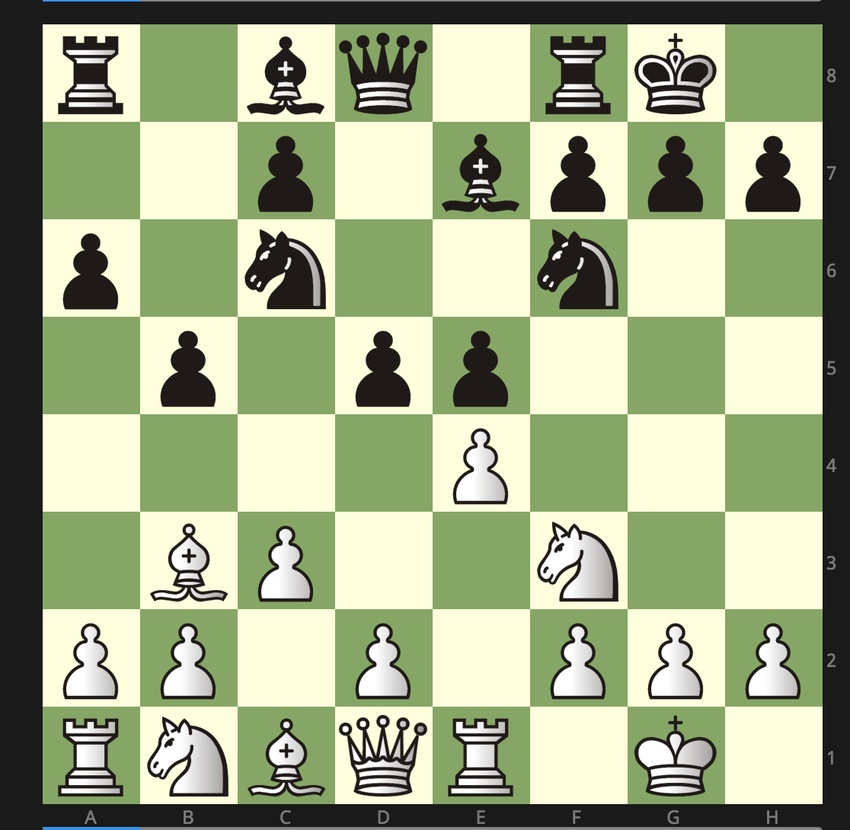
#> input picture data/positions/roy_lopez_marshall_attack.png, 850 x 830 px, shrunk from 1116 x 1090 before the run, found by its file name
$ python main.py   (older library calls are emulated)
#> lines starting #> are read from the running program, lines starting #| are printed output that depends on the picture
### lib/data.py
from scipy import misc

def load_position(position_name):
#> called with position_name = 'roy_lopez_marshall_attack.png'
  return misc.imread('data/positions/%s' % position_name)
#> returned value is the input picture: shape (830, 850, 4); mean R, G, B, A 158.9, 170, 134.6, 255

### lib/detect.py
from skimage.filters import threshold_otsu, sobel
from skimage.transform import hough_line, hough_line_peaks
from skimage.color import rgb2gray
from hough_line import HoughLine
import numpy as np

NUM_HOUGH_ANGLES = 180

def find_edges(image):
  greyscale = sobel(rgb2gray(image))
  threshold = threshold_otsu(greyscale)
  return greyscale >= threshold

def hough_peaks(image):
  c = find_edges(image)
  angles = np.arange(NUM_HOUGH_ANGLES) * np.pi / NUM_HOUGH_ANGLES
  hspace, angles, distances = hough_line(c, angles)
  return hough_line_peaks(hspace, angles, distances)

def find_candidate_lines(image):
  a, angles, dists = hough_peaks(image)
  return list(HoughLine(r, theta) for theta, r in zip(angles, dists))

### lib/chessboard.py
import itertools

class Chessboard:

  def __init__(self, lines):
    lines.sort()
    # This groups the lines into sets of lines that have the same angle
    sets = list(list(group) for k,group in itertools.groupby(lines))
    self._assign_line_sets(sets)

  def _assign_line_sets(self, sets):
    # TODO For now we assume that we only found two directions of lines
    self.horizontal_lines = sets[0]
    self.vertical_lines = sets[1]

  def all_intersections(self):
    line_pairs = itertools.product(self.horizontal_lines, self.vertical_lines)
    return list(pair[0].intersection_with(pair[1]) for pair in line_pairs)

### lib/plotting.py
import matplotlib.pyplot as plt
import numpy as np

LINE_OPTIONS=dict(linestyle='dashed', color='orange')

def imshow(ax, image):
  ax.imshow(image, interpolation='nearest', cmap=plt.cm.gray)
  ax.set_xlim((0, image.shape[1]))
  ax.set_ylim((image.shape[0], 0))
  ax.set_axis_off()

def plot_line(ax, line, image):
  if line.is_vertical():
    ax.axvline(x=line.distance, **LINE_OPTIONS)
  else:
    m = -(line.angle_cot())
    b = line._y_intercept()
    domain = np.linspace(0, image.shape[1])
    equation = lambda x: m*x + b
    ax.plot(domain, equation(domain), **LINE_OPTIONS)

def plot_lines(ax, lines, image):
  for line in lines:
    plot_line(ax, line, image)

def plot_point(ax, point):
  ax.plot(point[0], point[1], 'o', color='purple')

def plot_points(ax, points):
  x_coords = list(p[0] for p in points)
  y_coords = list(p[1] for p in points)
  ax.plot(x_coords, y_coords, 'o', color='purple')

### lib/hough_line.py
import numpy as np

class HoughLine:

  ANGLE_THRESHOLD = 1e-21

  def __init__(self, distance, angle):
    self.angle = angle
    self.distance = distance

  def __repr__(self):
    return '(%s, %s)' % (self.distance, self.angle * 180/np.pi)

  def __eq__(self, other):
    low_threshold = self.angle*(1 - self.ANGLE_THRESHOLD)
    high_threshold = self.angle*(1 + self.ANGLE_THRESHOLD)
    a = low_threshold <= other.angle <= high_threshold
    return a

  def __lt__(self, other):
    return self.angle < other.angle

  def _y_intercept(self):
    return self.distance*(self.angle_cos() * self.angle_cot() + self.angle_sin())

  def angle_sin(self):
    return np.sin(self.angle)

  def angle_cos(self):
    return np.cos(self.angle)

  def angle_cot(self):
    return 1/np.tan(self.angle)

  def is_vertical(self):
    return self.angle_sin() == 0.0

  def intersection_with(self, other):
    # If either of the lines are vertical, the equations are degenerate and require
    # a different solution.
    if self.is_vertical():
      y_coord = other._y_intercept() - (other.angle_cot() * self.distance)
      return (self.distance, y_coord)
    elif other.is_vertical():
      # We can swap the arguments to get to the code path of the first conditional
      return other.intersection_with(self)
    # Otherwise, we can just solve the matrix
    else:
      a = [[self.angle_cot(),1],[other.angle_cot(), 1]]
      b = [self._y_intercept(), other._y_intercept()]
      return np.linalg.solve(a,b)

### lib/main.py
from data import load_position
from detect import find_candidate_lines
from plotting import imshow, plot_points, plot_lines
from chessboard import Chessboard
import matplotlib.pyplot as plt
import skimage


position_name = 'roy_lopez_marshall_attack.png'
orig = skimage.transform.rotate(load_position(position_name), 0)

lines = find_candidate_lines(orig)
#> in find_edges, `greyscale = sobel(rgb2gray(image))`:
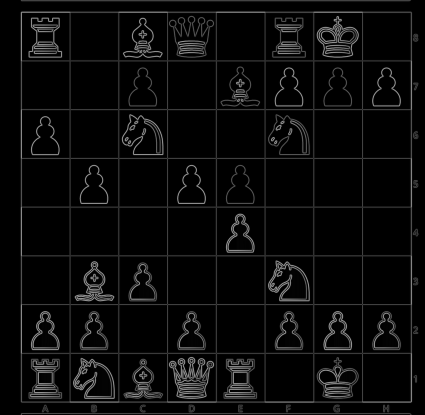
#> greyscale: shape (830, 850) float64 (shown at 1/2 size); min 0, max 0.703, mean 0.0439
#> in find_edges, `threshold = threshold_otsu(greyscale)`: threshold = 0.191
#> in find_edges, `return greyscale >= threshold`:
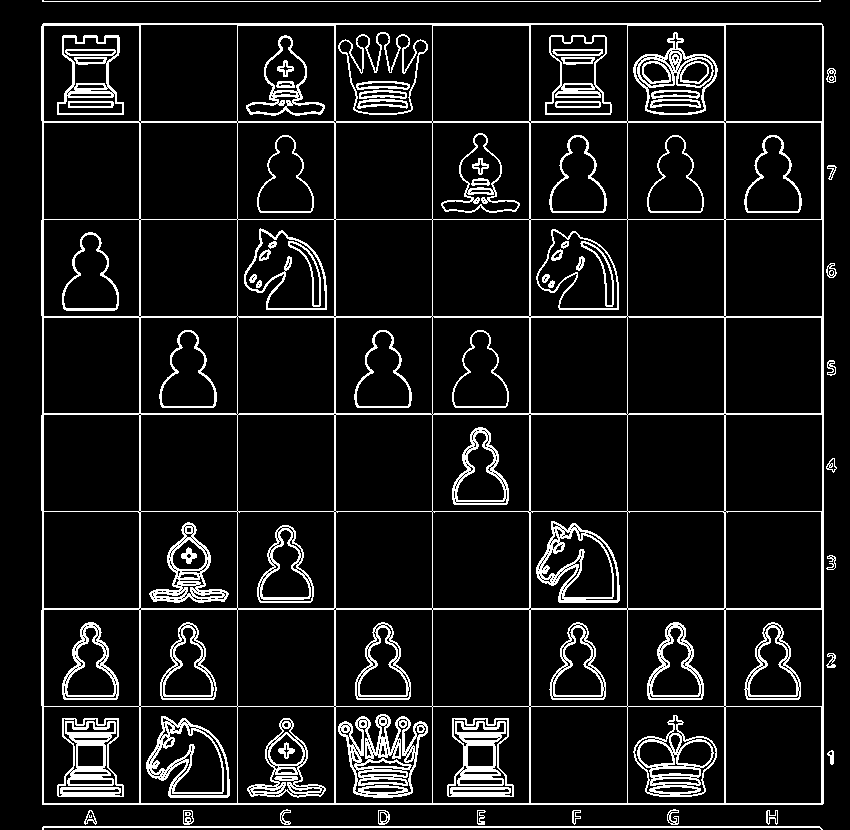
#> returned value: shape (830, 850) bool; 9.8% white in thin lines or dots
#> in hough_peaks, `hspace, angles, distances = hough_line(c, angles)`:
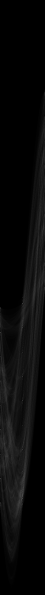
#> hspace: shape (2379, 180) uint64 (shown at 1/4 size); min 0, max 788, mean 29.1; drawn with min black and max white
#> in hough_peaks, `hspace, angles, distances = hough_line(c, angles)`: angles = 180 values from 0 to 3.12; distances = 2379 values from -1189 to 1189
#> in find_candidate_lines, `a, angles, dists = hough_peaks(image)`: a = 20 values, max 788 at index 0, min 771 at index 17, mean 777.3; angles = 20 values, max 1.57 at index 2, min 0 at index 0, mean 0.864; dists = 20 values, max 827 at index 4, min 1 at index 5, mean 421.9
#> lines = 20 items
chessboard = Chessboard(lines)
#> in __init__, `sets = list(list(group) for k,group in itertools.groupby(lines))`: sets = 2 items
#> in _assign_line_sets, `self.horizontal_lines = sets[0]`: self.horizontal_lines = 9 items
#> in _assign_line_sets, `self.vertical_lines = sets[1]`: self.vertical_lines = 11 items

fig, ax = plt.subplots()
imshow(ax, orig)
plot_lines(ax, lines, orig)
#> the loop in plot_lines, `for line in lines:` made 20 passes
#> b in plot_line on passes 10 to 17: 803, 24, 827, 1, 413, 317, 608, 122
plot_points(ax, chessboard.all_intersections())
#> in plot_points, `x_coords = list(p[0] for p in points)`: x_coords = 99 values, max 822 at index 11, min 43 at index 0, mean 431.9
#> in plot_points, `y_coords = list(p[1] for p in points)`: y_coords = 99 values, max 827 at index 2, min 1 at index 14, mean 413.7
plt.show()
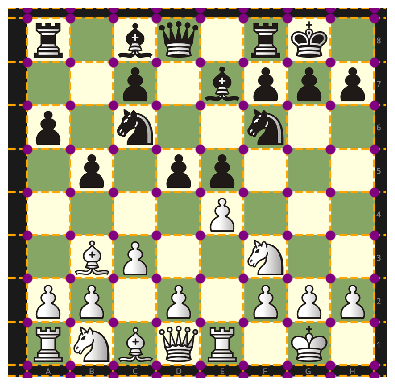
#> figure drawn by matplotlib, 1 panel

$ run again, with data/positions/conor_game_1.png copied over data/positions/roy_lopez_marshall_attack.png
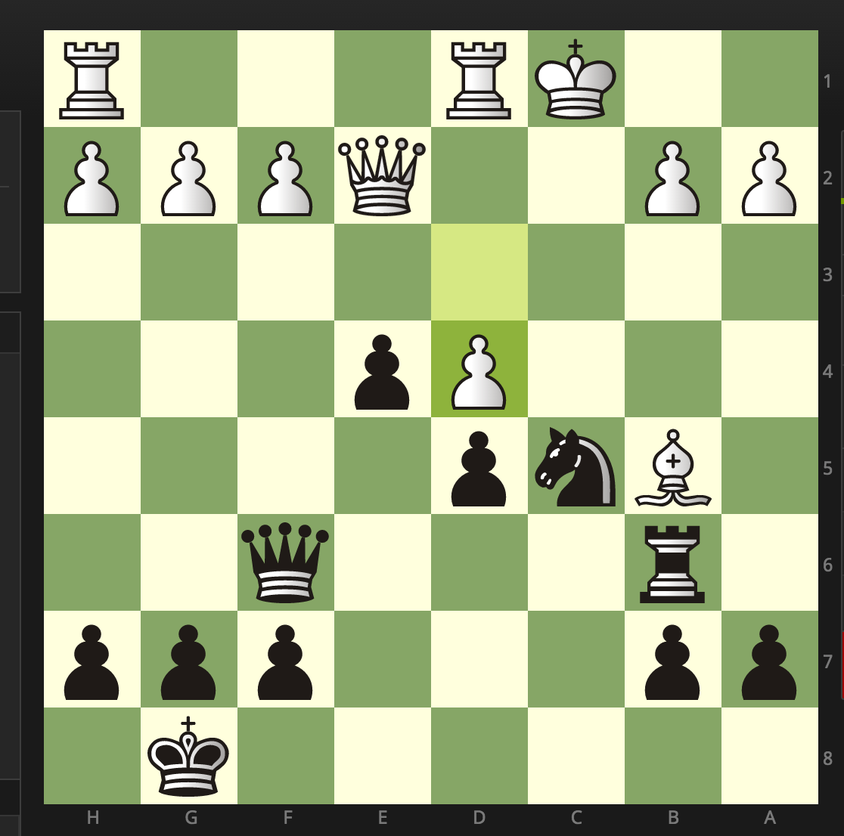
#> input picture data/positions/conor_game_1.png, 844 x 836 px, shrunk from 1116 x 1106 before the run, found by its file name
#> in load_position, returned value is the input picture: shape (836, 844, 4); mean R, G, B, A 160.2, 172.4, 133.9, 255
#> threshold = 0.194
#> in find_edges, `return greyscale >= threshold`:
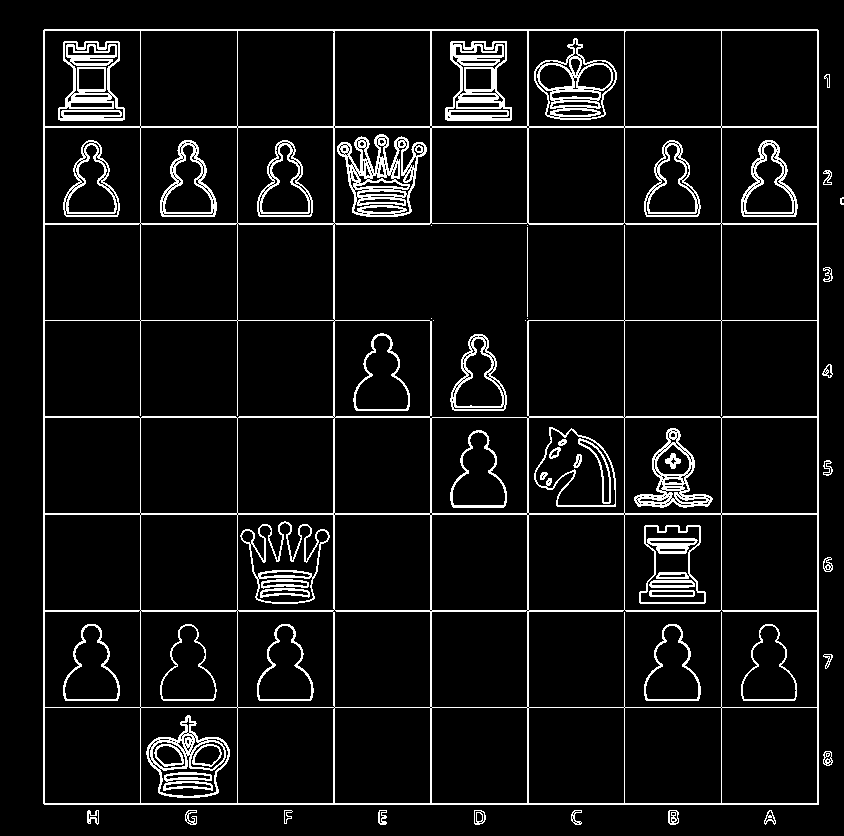
#> returned value: shape (836, 844) bool; 7.3% white in thin lines or dots
#> in hough_peaks, `hspace, angles, distances = hough_line(c, angles)`: angles = 180 values from 0 to 3.12; distances = 2377 values from -1188 to 1188
#> in find_candidate_lines, `a, angles, dists = hough_peaks(image)`: a = 18 values, max 776 at index 0, min 672 at index 17, mean 758.1; angles = 18 values, max 1.57 at index 1, min 0 at index 0, mean 0.785; dists = 18 values, max 817 at index 0, min 30 at index 3, mean 423.6
#> lines = 18 items
#> sets = 2 items
#> self.horizontal_lines = 9 items
#> the loop in plot_lines, `for line in lines:` made 18 passes
#> b in plot_line on passes 10 to 17: 803, 30, 223, 707, 610, 514, 417, 126
#> x_coords = 81 values, max 817 at index 0, min 44 at index 9, mean 430.6
#> y_coords = 81 values, max 803 at index 0, min 30 at index 1, mean 416.7
#> `plt.show()`:
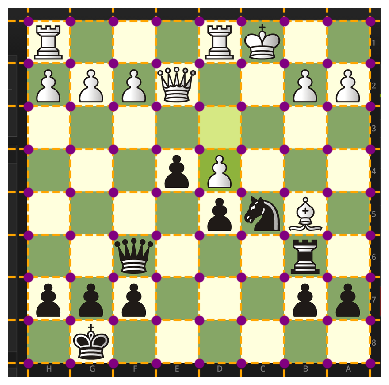
#> figure drawn by matplotlib, 1 panel

$ run again, with data/positions/exchange_french_rubinstein.png copied over data/positions/roy_lopez_marshall_attack.png
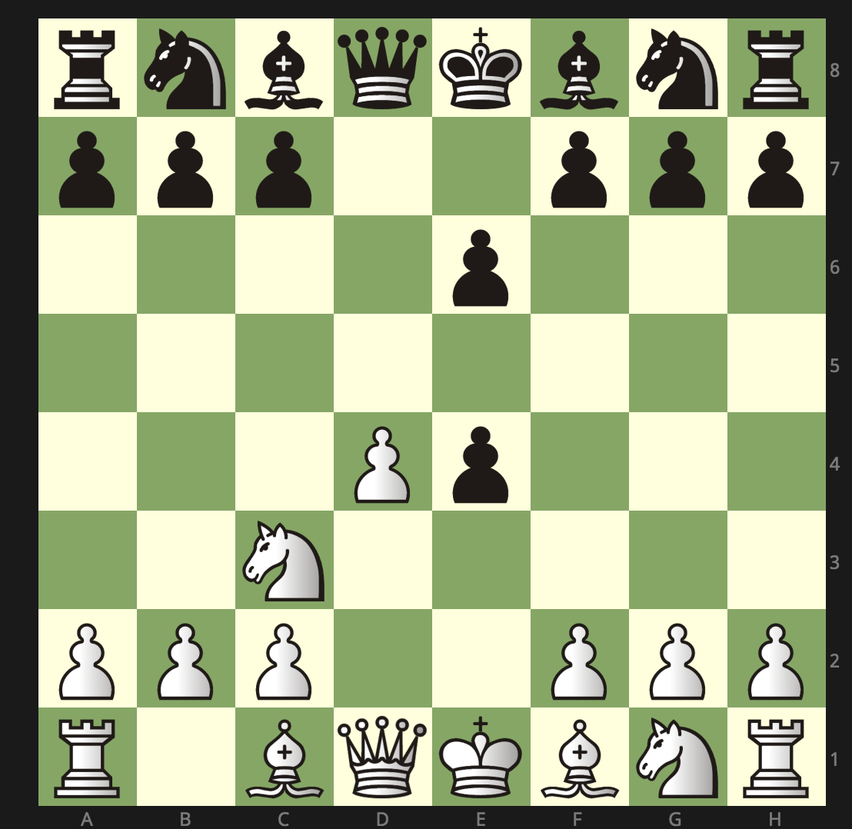
#> input picture data/positions/exchange_french_rubinstein.png, 852 x 829 px, shrunk from 1108 x 1078 before the run, found by its file name
#> in load_position, returned value is the input picture: shape (829, 852, 4); mean R, G, B, A 161.6, 172.8, 136.7, 255
#> threshold = 0.196
#> in find_edges, `return greyscale >= threshold`:
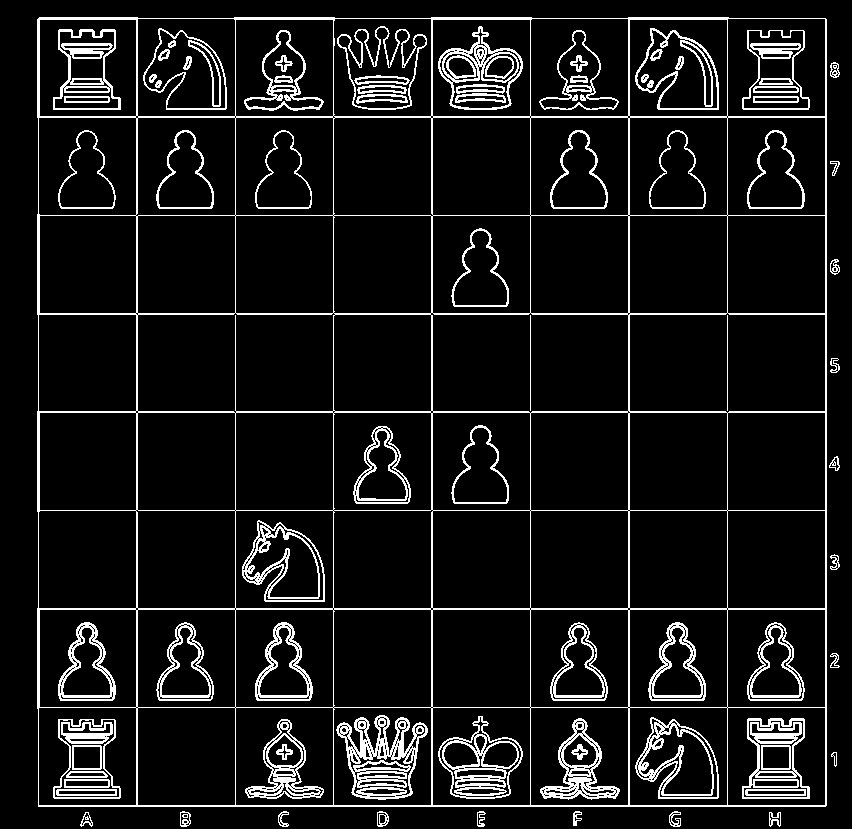
#> returned value: shape (829, 852) bool; 9% white in thin lines or dots
#> in hough_peaks, `hspace, angles, distances = hough_line(c, angles)`: angles = 180 values from 0 to 3.12; distances = 2379 values from -1189 to 1189
#> in find_candidate_lines, `a, angles, dists = hough_peaks(image)`: a = 19 values, max 789 at index 0, min 431 at index 18, mean 763.3; angles = 19 values, max 1.57 at index 1, min 0 at index 0, mean 0.827; dists = 19 values, max 825 at index 0, min 18 at index 3, mean 441.3
#> lines = 19 items
#> sets = 2 items
#> self.horizontal_lines = 9 items
#> self.vertical_lines = 10 items
#> the loop in plot_lines, `for line in lines:` made 19 passes
#> b in plot_line on passes 10 to 17: 805, 18, 707, 609, 510, 412, 313, 215
#> x_coords = 90 values, max 825 at index 0, min 38 at index 10, mean 431.7
#> y_coords = 90 values, max 805 at index 0, min 18 at index 1, mean 449.9
#> `plt.show()`:
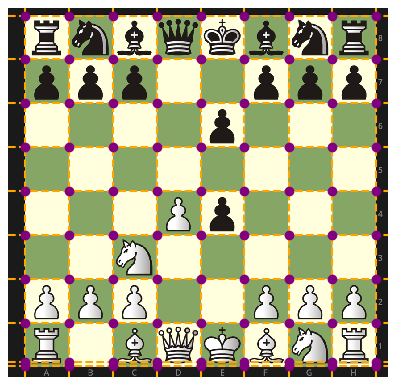
#> figure drawn by matplotlib, 1 panel
